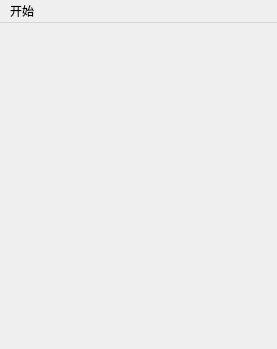
<?xml version="1.0" encoding="UTF-8"?>
<ui version="4.0">
 <class>MainWindow</class>
 <widget class="QMainWindow" name="MainWindow">
  <property name="geometry">
   <rect>
    <x>0</x>
    <y>0</y>
    <width>277</width>
    <height>349</height>
   </rect>
  </property>
  <property name="windowTitle">
   <string>MainWindow</string>
  </property>
  <widget class="QWidget" name="chooseLevel"/>
  <widget class="QMenuBar" name="menuBar">
   <property name="geometry">
    <rect>
     <x>0</x>
     <y>0</y>
     <width>277</width>
     <height>23</height>
    </rect>
   </property>
   <widget class="QMenu" name="menu">
    <property name="title">
     <string>开始</string>
    </property>
    <addaction name="actionquit"/>
   </widget>
   <addaction name="menu"/>
  </widget>
  <action name="actionquit">
   <property name="text">
    <string>退出</string>
   </property>
  </action>
 </widget>
 <layoutdefault spacing="6" margin="11"/>
 <resources/>
 <connections/>
</ui>
